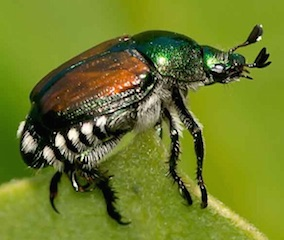
%> input picture beetle.jpg, 284 x 240 px
$ octave --eval "result = create_psi(imread('beetle.jpg'));"   (GNU Octave 9; MATLAB toolbox functions it lacks are replaced by stand-ins)
%> lines starting %> are read from the running program, lines starting %| are printed output that depends on the picture; in (x1, y1, x2, y2) boxes, pixels count from 0 and x2, y2 are one past the last pixel; in counts of white or black regions, pixels touching at a corner belong together; the program's own positions count from 1
function [ final_psi ] = create_psi( input )
    %if rgb convert to grayscale
    if size(input,3)>1
        input = rgb2gray(input);
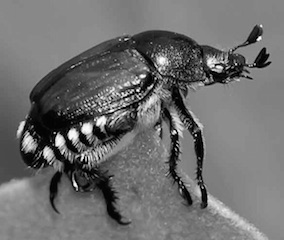
%> input: size 240x284 uint8; min 0, max 253, mean 110.4
    end
   %

    i = imbinarize(input);
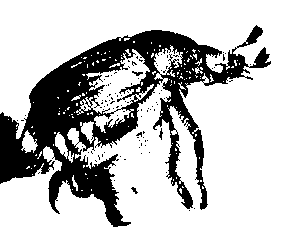
%> i: size 240x284 logical; 74.5% white; 101 black regions (97 under 20 px), largest, box (x1, y1, x2, y2) and area: (0, 25, 271, 227) 17094, (132, 71, 143, 76) 28, (159, 128, 163, 140) 23, (131, 187, 138, 194) 23
    %i = padarray(i,[20,20],1);
    dist1 = bwdist(i);
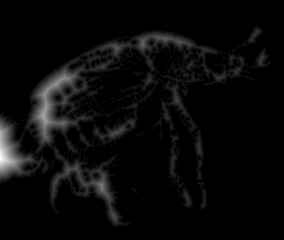
%> dist1: size 240x284 single; min 0, max 22.85, mean 0.9; drawn with min black and max white
    %reverse the image and then take the bwdist
    i = -i;
    i = i+1;
    dist2 = bwdist(i);
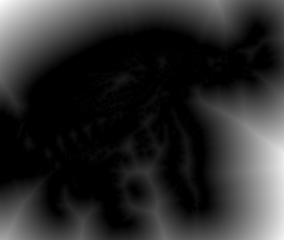
%> dist2: size 240x284 single; min 0, max 87.42, mean 15.2; drawn with min black and max white
    final_psi = dist1-dist2;
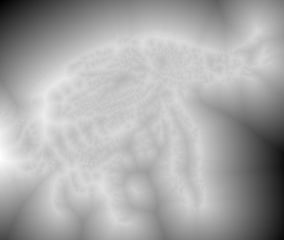
%> final_psi: size 240x284 single; min -87.42, max 22.85, mean -14.4; drawn with min black and max white
    %smooth the final surface
    final_psi = imgaussfilt(final_psi,2);
%> `result = create_psi(imread('beetle.jpg'));`:
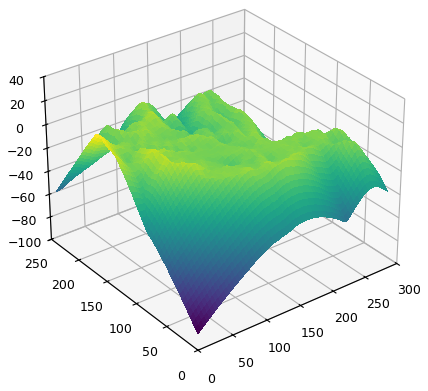
%> figure redrawn from the program's plot data
    surf(final_psi);

end
